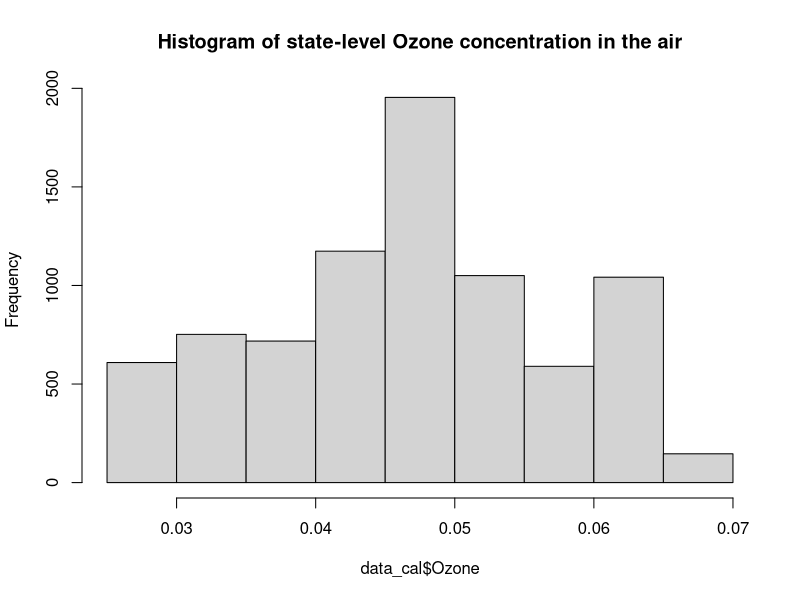
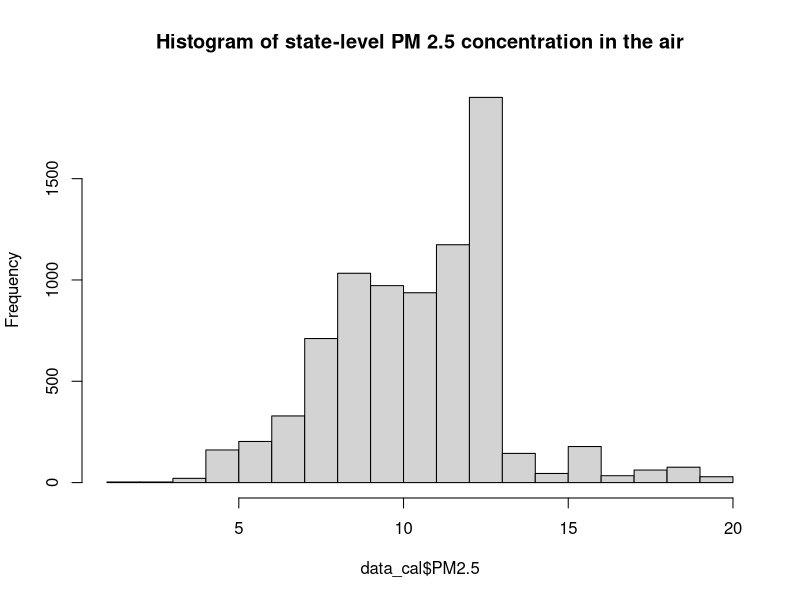
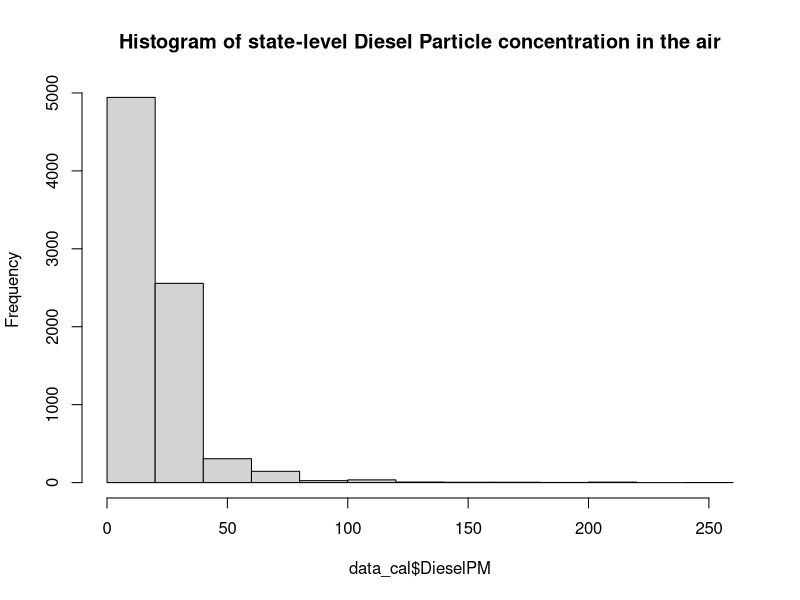
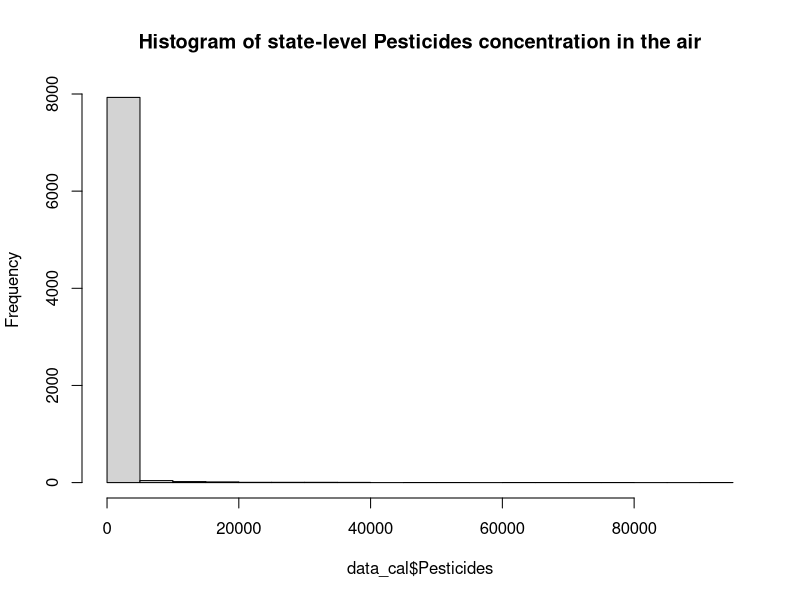
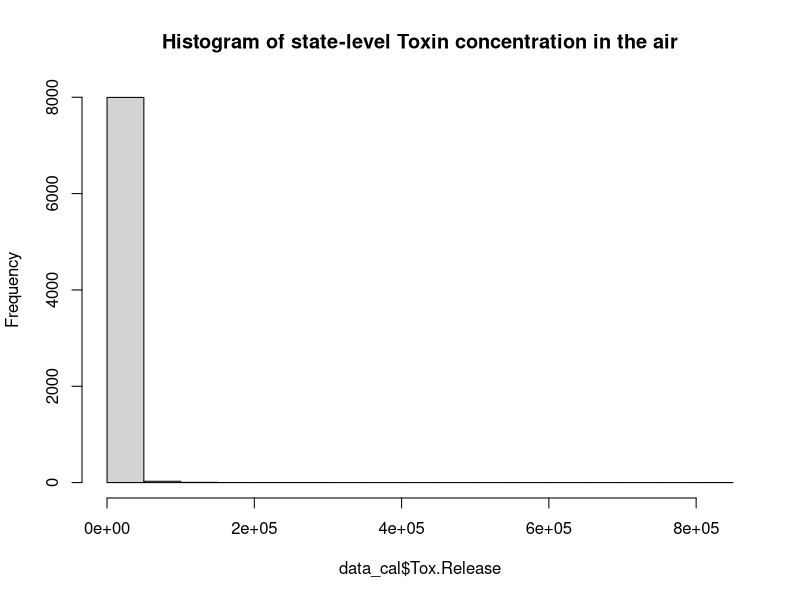
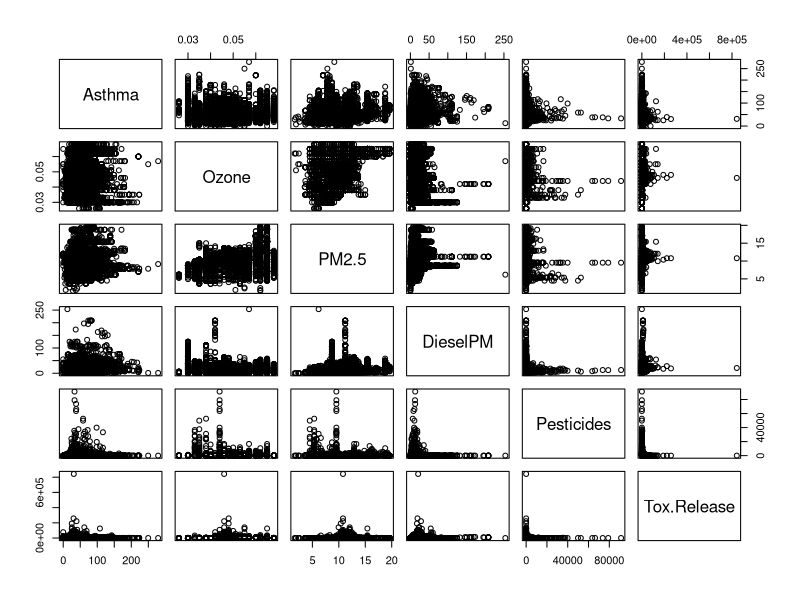
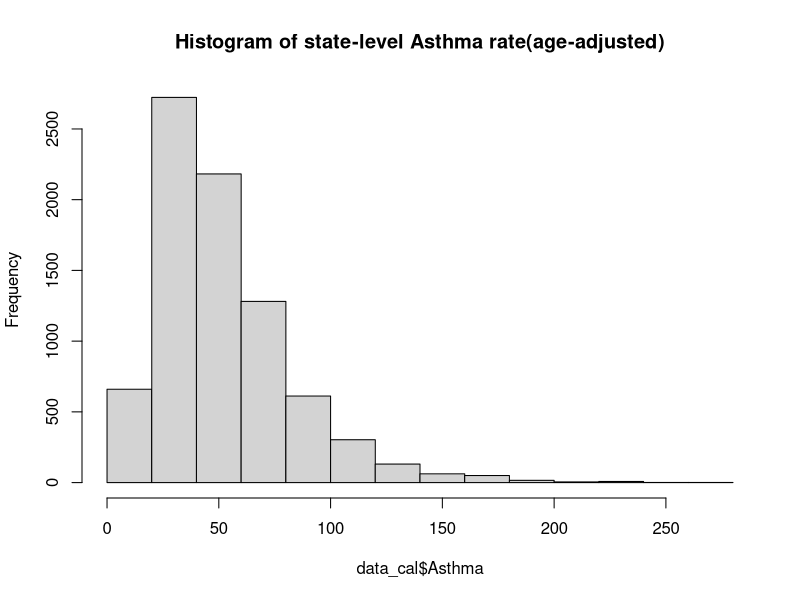
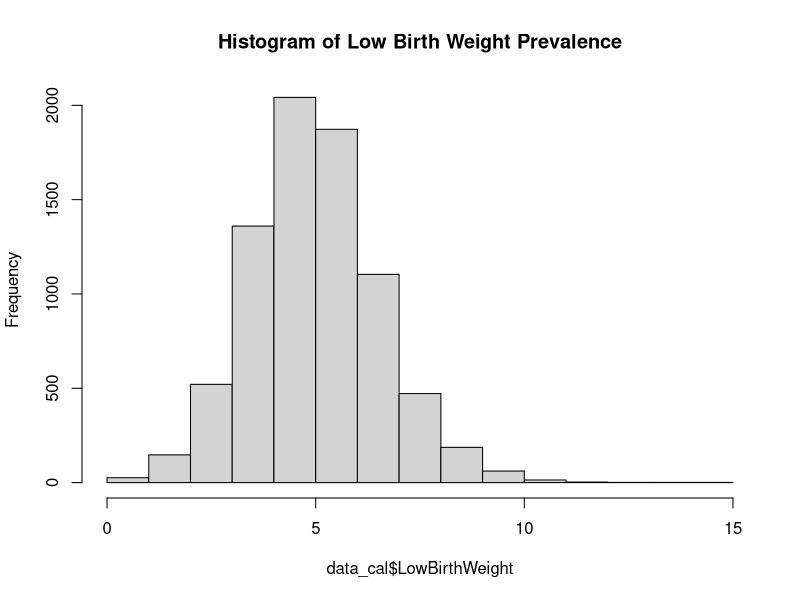

Source code (R) for these figures, in order:
## ---- chunk 1
library(rstudioapi)
library(tidyverse)
library(gam)
library(splines)
library(splines2)  
library(dplyr)
library(tidyr)
library(broom)
library(dslabs)
library(ggplot2)
library(ggthemes)
library(ggrepel)
library(data.table)
## ---- chunk 2
data_cal <- read_csv('calenviroscreen-3.0-results-june-2018-update.csv')
data_cal
## ---- chunk 3
summary(data_cal)
## ---- chunk 4
#names(data_cal)
colnames(data_cal) <- gsub(" ", "", colnames(data_cal))
colnames(data_cal) <- gsub("\n", "", colnames(data_cal))
names(data_cal)
## ---- chunk 5
air_pollutants_vec <- names(data_cal)[12:38]
air_pollutants_vec

disease_vec <- names(data_cal)[39:44]
disease_vec

soecon_vec <- names(data_cal)[45:57]
soecon_vec
## ---- chunk 6
#histograms for the air pollution factors
hist(data_cal$Ozone, main='Histogram of state-level Ozone concentration in the air' )

hist(data_cal$PM2.5, main='Histogram of state-level PM 2.5 concentration in the air' )

hist(data_cal$DieselPM, main='Histogram of state-level Diesel Particle concentration in the air' )

hist(data_cal$Pesticides, main='Histogram of state-level Pesticides concentration in the air' )

hist(data_cal$Tox.Release, main='Histogram of state-level Toxin concentration in the air' )


pairs(Asthma ~ Ozone + PM2.5 + DieselPM + Pesticides + Tox.Release , dat = data_cal)
## ---- chunk 7
#histograms for the other diseases factors
hist(data_cal$Asthma, main='Histogram of state-level Asthma rate(age-adjusted)' )

hist(data_cal$LowBirthWeight, main='Histogram of Low Birth Weight Prevalence' )

hist(data_cal$CardiovascularDisease, main='Histogram of state-level Cardiovascular Diseases Prevalence' )


pairs(Asthma ~ LowBirthWeight + CardiovascularDisease , dat = data_cal)
## ---- chunk 8
pairs(Asthma ~ Education + LinguisticIsolation + Poverty + Unemployment + HousingBurden, dat = data_cal)
#pairs(Pop.Char.~ Education + LinguisticIsolation + Poverty + Unemployment + HousingBurden, dat = data_cal)
## ---- chunk 9
#forward selection
require(broom)
data_cal1 <- na.omit(data_cal)
#forward selection procedure using AIC values 
lm1 <- lm(Asthma ~ 1, data=data_cal1)
stepModel <- step(lm1, direction="forward",
scope=(~ Ozone + PM2.5 + DieselPM+ DrinkingWater+Pesticides+Tox.Release+Traffic +CleanupSites + GroundwaterThreats+ Haz.Waste + Imp.WaterBodies + 
SolidWaste + Education+LinguisticIsolation+Poverty+Unemployment+HousingBurden+ LowBirthWeight+CardiovascularDisease), data=data_cal1)

## ---- chunk 10
#stepwise selection
lm_stepwise <- lm(Asthma ~ Ozone + PM2.5 + DieselPM+ DrinkingWater+Pesticides+Tox.Release+Traffic +CleanupSites + GroundwaterThreats+ Haz.Waste + Imp.WaterBodies + 
SolidWaste + PollutionBurden + Education+LinguisticIsolation+Poverty+Unemployment+HousingBurden+LowBirthWeight+CardiovascularDisease, data=data_cal1)
stepModel <- step(lm_stepwise, direction="both")
## ---- chunk 11
#vector of covariates of interest
vec_cov <- c("Ozone", "PM2.5", "DieselPM", "DrinkingWater", "Pesticides", "Tox.Release", "Traffic", "CleanupSites", "GroundwaterThreats", "Haz.Waste", "Imp.WaterBodies", "PollutionBurden", "LinguisticIsolation", "Poverty", "Unemployment", "HousingBurden", "LowBirthWeight", "CardiovascularDisease")
## ---- chunk 12
lm_pureLinear = lm(Asthma ~ Ozone + PM2.5 + DieselPM + DrinkingWater + Pesticides + Tox.Release + Traffic + CleanupSites + GroundwaterThreats + Haz.Waste + Imp.WaterBodies + PollutionBurden + LinguisticIsolation + Poverty + Unemployment + HousingBurden + LowBirthWeight + CardiovascularDisease, data=data_cal1)
summary(lm_pureLinear)
confint(lm_pureLinear)
#Evaluation for this simple linear model
plot(lm_pureLinear)
## ---- chunk 13
#remove coefficients with lower significance level, include only if coefficients are coded "***" significant
lm_rmSig = lm(Asthma ~ Ozone + PM2.5 + DieselPM + DrinkingWater + Tox.Release + CleanupSites + GroundwaterThreats + Imp.WaterBodies + PollutionBurden + LinguisticIsolation + Poverty + Unemployment + LowBirthWeight + CardiovascularDisease, data=data_cal1)
summary(lm_rmSig)
confint(lm_rmSig)
#Evaluation for this simple linear model
plot(lm_rmSig)
## ---- chunk 14
#leave coefficients with significant level <2e-16
lm_highSig = lm(Asthma ~ Ozone + PM2.5 + DieselPM + DrinkingWater + LinguisticIsolation + Poverty + Unemployment + LowBirthWeight + CardiovascularDisease, data=data_cal1)
summary(lm_highSig)
confint(lm_highSig)
#Evaluation for this simple linear model
plot(lm_highSig)
## ---- chunk 15
#add spline term to every term with significance level <2e-16 & PM2.5
model_spline=lm(Asthma~bSpline(Ozone,df=4) + bSpline(PM2.5, df=4) + bSpline(DieselPM, df=4) + bSpline(DrinkingWater, df=4) + Tox.Release + CleanupSites + GroundwaterThreats + Imp.WaterBodies + PollutionBurden + bSpline(LinguisticIsolation, df=4) + bSpline(Poverty, df=4) + bSpline(Unemployment, df=4) + bSpline(LowBirthWeight, df=4) + bSpline(CardiovascularDisease, df=4), data=data_cal1)
summary(model_spline)
#model evaluation
plot(model_spline)
## ---- chunk 16
#LASSO
## ---- chunk 17

## ---- chunk 18

library(dplyr)
library(tidyverse)
#round the Asthma rate to make sure that it's integers
dataint <- data_cal1 |> mutate(Asthma = round(Asthma))
mod.p_base <- glm(Asthma ~ PM2.5, data=dataint, family=poisson())
summary(mod.p_base)
exp(coef(mod.p_base)[2])

## ---- chunk 19
mod.p_ozone <- glm(Asthma ~ Ozone, data=dataint, family=poisson())
summary(mod.p_ozone)
exp(coef(mod.p_ozone)[2])
mod.p_diesel <- glm(Asthma ~ DieselPM, data=dataint, family=poisson())
summary(mod.p_diesel)
exp(coef(mod.p_diesel)[2])
## ---- chunk 20
mod.p_pm_diesel <- glm(Asthma ~ PM2.5 + DieselPM, data=dataint, family=poisson())
summary(mod.p_pm_diesel)
#exp(coef(mod.p_diesel)[2])
## ---- chunk 21

## ---- chunk 22
mod.p_pm_ozone <- glm(Asthma ~ PM2.5 + DieselPM+ Ozone, data=dataint, family=poisson())
summary(mod.p_pm_ozone)
## ---- chunk 23

#coef(mod.p_ozone)
mod.p_diseases <- glm(Asthma ~ LowBirthWeight+CardiovascularDisease, data=dataint, family=poisson())
summary(mod.p_diseases)
## ---- chunk 24
mod.p_soecon <- glm(Asthma ~ PollutionBurden + LinguisticIsolation + 
    Poverty + Unemployment + HousingBurden, data=dataint, family=poisson())
summary(mod.p_soecon)
## ---- chunk 25
mod.poisson.full <- glm(Asthma ~ Ozone + PM2.5 + DieselPM + DrinkingWater + Pesticides + 
    Tox.Release + Traffic + CleanupSites + GroundwaterThreats + 
    Haz.Waste + Imp.WaterBodies + PollutionBurden + LinguisticIsolation + 
    Poverty + Unemployment + HousingBurden + LowBirthWeight + 
    CardiovascularDisease, data=dataint, family=poisson())
summary(mod.poisson.full)


## ---- chunk 26
sort(coef(mod.poisson.full) , decreasing = TRUE)
## ---- chunk 27
